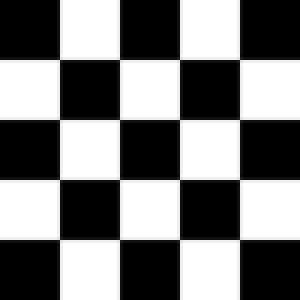
%> input picture trunk/Data/100px-Checkerboard_pattern.svg.png, 100 x 100 px (shown 3 times larger)
$ octave create_LCheckerboard_stuff.m   (GNU Octave 9; MATLAB toolbox functions it lacks are replaced by stand-ins)
%> lines starting %> are read from the running program, lines starting %| are printed output that depends on the picture
% Script to generate the L checkerboard from the simple checkerboard, and some cages for it.

% File of the MorphoxX Project
% @author: JB Fiot (HellWoxX)


I=imread('100px-Checkerboard_pattern.svg.png');
%> I is the input picture: size 100x100x3 uint8; min 0, max 255, mean 122.4

I=I(1:3:end,1:3:end,:);
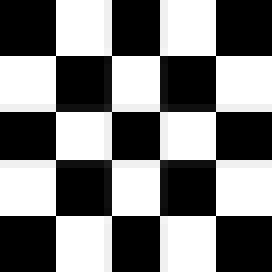
%> I: size 34x34x3 uint8 (shown 8 times larger); min 0, max 255, mean 123.2

I2=[ones(16,100,3);...
    ones(34,16,3),I,ones(34,50,3);...
    ones(34,16,3),I(:,8:end,:),I(:,8:14,:),I,ones(34,16,3);...
    ones(16,100,3)];
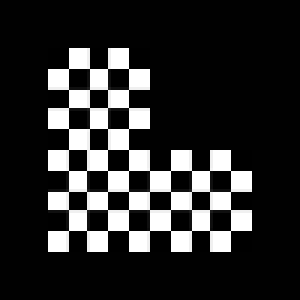
%> I2: size 100x100x3 uint8 (shown 3 times larger); min 0, max 255, mean 44.5

imwrite(I2, 'L-checkerboard.jpg');

cage = [16.5,84.5,84.5,50.5,50.5,16.5;
        16.5,16.5,84.5,84.5,50.5,50.5];

save('L-checkerboard_cage.txt','cage','-ascii');

deformed_cage = [16.5,50.5,50.5,50.5,16.5,16.5;
                16.5,16.5,50.5,84.5,84.5,50.5];
save('L-checkerboard_def_cage.txt','deformed_cage','-ascii');
